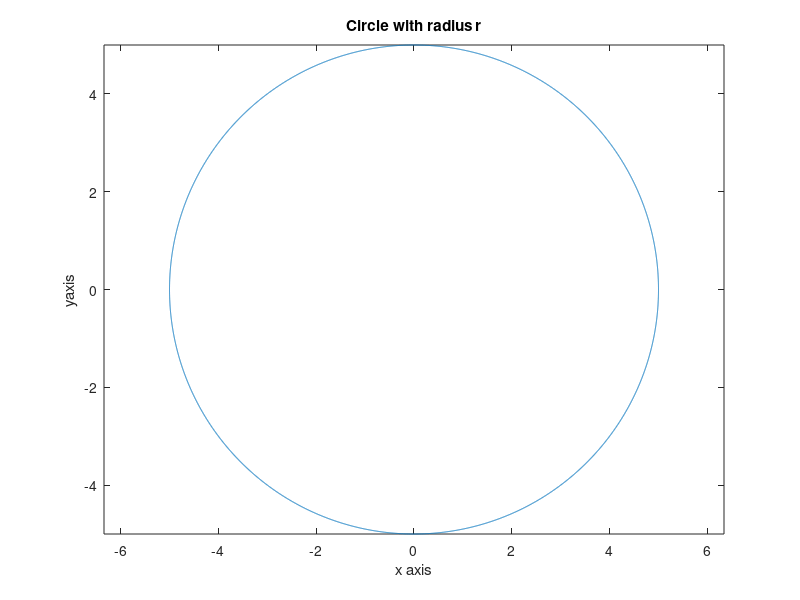

MATLAB code to generate this figure:
function[] = circle() ;         #You may either change the file name or function name as in some compilers it may give warnings and errors, filename should be same as function name.

r = input('Enter the radius') ;

i = linspace(0,2*pi,10000) ;

x = r*cos(i);
y = r*sin(i) ;

plot(x,y);

axis('equal')
title('Circle with radius r') ;

xlabel('x axis') ;
ylabel('yaxis') ;

fprintf('\n\nTushar Malhotra') ;
fprintf('\n Roll number: 42513202718') ;

end